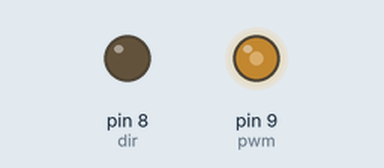
Recording of a sketch running on a simulated Arduino Uno, built with avr-gcc and run on an emulated ATmega328P. Parts: output pins drawn as LEDs (lit = HIGH).

Above: at 0.1 s.
Timing chart, 0 to 1.6 s (numbered marks = the images above):
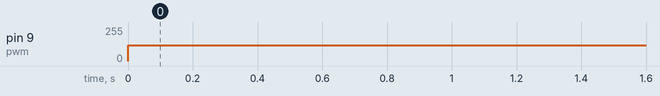

The sketch:

mixmd10c.ino
```cpp
int pwm = 9;  // pwm [pin
int dir =8;   // normal pin


void setup() {
  pinMode(pwm,OUTPUT); //md10c   of no use
  pinMode(dir,OUTPUT);  //md100


}

void loop() {
  int pwm_value=120;
  digitalWrite(dir,LOW);      // lower the stroke


    analogWrite(pwm,pwm_value);                               //increase PWM in every 0.1 sec


}
```

Measured:
- by itself, pin 9 (pwm): 0/255 → 120/255 at 0.00 s
